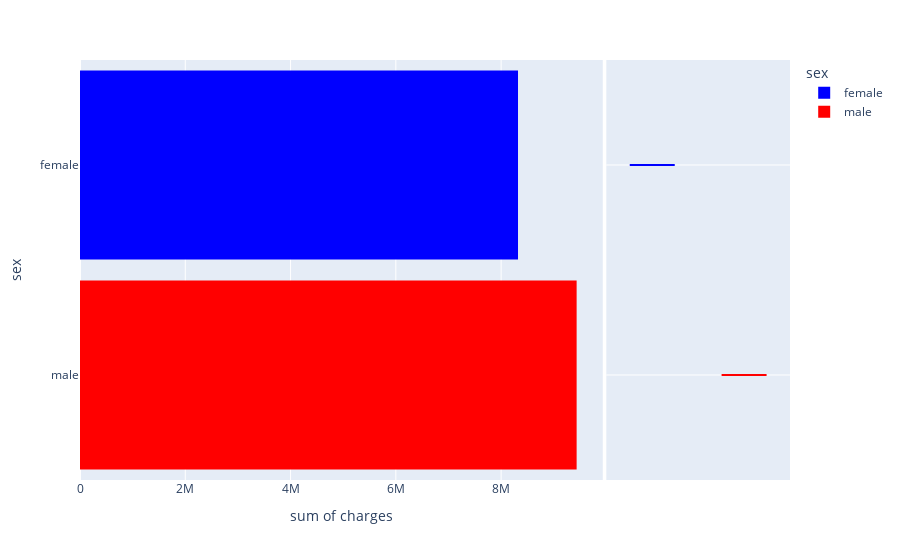

Notebook cell for this chart:
### Code cell
fig = px.histogram(medical_df,
                   x = 'charges',
                   y = 'sex',
                   marginal = 'box',
                   color = 'sex',
                   color_discrete_sequence=['blue', 'red'])
fig.update_layout(bargap=0.1)

### Figure 1 — Plotly figure (JSON) as saved in the notebook; plotly's stock layout.template omitted (floating-point values rounded to 4 significant figures; data arrays with more than 128 entries replaced by an {"elided": "..."} marker saying what was removed)
{"data": [{"bingroup": "y", "histfunc": "sum", "hovertemplate": "sex=%{y}<br>sum of charges=%{x}<extra></extra>", "legendgroup": "female", "marker": {"color": "blue", "pattern": {"shape": ""}}, "name": "female", "orientation": "h", "showlegend": true, "type": "histogram", "x": {"elided": "662 float values"}, "xaxis": "x", "y": {"elided": "662 str values"}, "yaxis": "y"}, {"hovertemplate": "sex=%{y}<extra></extra>", "legendgroup": "female", "marker": {"color": "blue"}, "name": "female", "notched": true, "showlegend": false, "type": "box", "xaxis": "x2", "y": {"elided": "662 str values"}, "yaxis": "y2"}, {"bingroup": "y", "histfunc": "sum", "hovertemplate": "sex=%{y}<br>sum of charges=%{x}<extra></extra>", "legendgroup": "male", "marker": {"color": "red", "pattern": {"shape": ""}}, "name": "male", "orientation": "h", "showlegend": true, "type": "histogram", "x": {"elided": "676 float values"}, "xaxis": "x", "y": {"elided": "676 str values"}, "yaxis": "y"}, {"hovertemplate": "sex=%{y}<extra></extra>", "legendgroup": "male", "marker": {"color": "red"}, "name": "male", "notched": true, "showlegend": false, "type": "box", "xaxis": "x2", "y": {"elided": "676 str values"}, "yaxis": "y2"}], "layout": {"bargap": 0.1, "barmode": "relative", "legend": {"title": {"text": "sex"}, "tracegroupgap": 0}, "margin": {"t": 60}, "xaxis": {"anchor": "y", "domain": [0, 0.7363], "title": {"text": "sum of charges"}}, "xaxis2": {"anchor": "y2", "domain": [0.7413, 1], "matches": "x2", "showgrid": false, "showline": false, "showticklabels": false, "ticks": ""}, "yaxis": {"anchor": "x", "categoryarray": ["male", "female"], "categoryorder": "array", "domain": [0, 1], "title": {"text": "sex"}}, "yaxis2": {"anchor": "x2", "domain": [0, 1], "matches": "y", "showgrid": true, "showticklabels": false}}}
